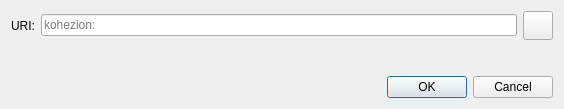
<?xml version="1.0" encoding="UTF-8"?>
<ui version="4.0">
 <class>OpenURIDialog</class>
 <widget class="QDialog" name="OpenURIDialog">
  <property name="geometry">
   <rect>
    <x>0</x>
    <y>0</y>
    <width>564</width>
    <height>109</height>
   </rect>
  </property>
  <property name="windowTitle">
   <string>Open kohezion URI</string>
  </property>
  <layout class="QVBoxLayout" name="verticalLayout">
   <item>
    <layout class="QHBoxLayout" name="horizontalLayout">
     <item>
      <widget class="QLabel" name="label">
       <property name="text">
        <string>URI:</string>
       </property>
      </widget>
     </item>
     <item>
      <widget class="QValidatedLineEdit" name="uriEdit">
       <property name="placeholderText">
        <string notr="true">kohezion:</string>
       </property>
      </widget>
     </item>
     <item>
      <widget class="QToolButton" name="pasteButton">
       <property name="toolTip">
        <string extracomment="Tooltip text for button that allows you to paste an address that is in your clipboard.">Paste address from clipboard</string>
       </property>
       <property name="text">
        <string/>
       </property>
       <property name="icon">
        <iconset resource="../bitcoin.qrc">
         <normaloff>:/icons/editpaste</normaloff>:/icons/editpaste
        </iconset>
       </property>
       <property name="iconSize">
        <size>
         <width>22</width>
         <height>22</height>
        </size>
       </property>
      </widget>
     </item>
    </layout>
   </item>
   <item>
    <spacer name="verticalSpacer">
     <property name="orientation">
      <enum>Qt::Vertical</enum>
     </property>
     <property name="sizeHint" stdset="0">
      <size>
       <width>20</width>
       <height>40</height>
      </size>
     </property>
    </spacer>
   </item>
   <item>
    <widget class="QDialogButtonBox" name="buttonBox">
     <property name="orientation">
      <enum>Qt::Horizontal</enum>
     </property>
     <property name="standardButtons">
      <set>QDialogButtonBox::Cancel|QDialogButtonBox::Ok</set>
     </property>
    </widget>
   </item>
  </layout>
 </widget>
 <customwidgets>
  <customwidget>
   <class>QValidatedLineEdit</class>
   <extends>QLineEdit</extends>
   <header>qt/qvalidatedlineedit.h</header>
  </customwidget>
 </customwidgets>
 <resources/>
 <connections>
  <connection>
   <sender>buttonBox</sender>
   <signal>accepted()</signal>
   <receiver>OpenURIDialog</receiver>
   <slot>accept()</slot>
   <hints>
    <hint type="sourcelabel">
     <x>248</x>
     <y>254</y>
    </hint>
    <hint type="destinationlabel">
     <x>157</x>
     <y>274</y>
    </hint>
   </hints>
  </connection>
  <connection>
   <sender>buttonBox</sender>
   <signal>rejected()</signal>
   <receiver>OpenURIDialog</receiver>
   <slot>reject()</slot>
   <hints>
    <hint type="sourcelabel">
     <x>316</x>
     <y>260</y>
    </hint>
    <hint type="destinationlabel">
     <x>286</x>
     <y>274</y>
    </hint>
   </hints>
  </connection>
 </connections>
</ui>
